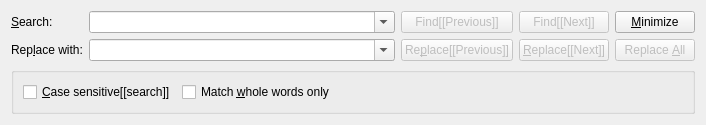
<?xml version="1.0" encoding="UTF-8"?>
<ui version="4.0">
 <class>SearchUi</class>
 <widget class="QWidget" name="SearchUi">
  <property name="geometry">
   <rect>
    <x>0</x>
    <y>0</y>
    <width>706</width>
    <height>121</height>
   </rect>
  </property>
  <property name="sizePolicy">
   <sizepolicy hsizetype="Preferred" vsizetype="Preferred">
    <horstretch>0</horstretch>
    <verstretch>0</verstretch>
   </sizepolicy>
  </property>
  <property name="windowTitle">
   <string/>
  </property>
  <property name="sizeGripEnabled" stdset="0">
   <bool>false</bool>
  </property>
  <layout class="QGridLayout" name="gridLayout_2">
   <item row="0" column="0">
    <layout class="QGridLayout" name="gridLayout">
     <item row="0" column="2">
      <widget class="QPushButton" name="findPrevPB">
       <property name="enabled">
        <bool>false</bool>
       </property>
       <property name="toolTip">
        <string>Find previous occurrence (Shift+Enter)</string>
       </property>
       <property name="text">
        <string>Find[[Previous]]</string>
       </property>
       <property name="icon">
        <iconset theme="go-previous">
         <normaloff>.</normaloff>.</iconset>
       </property>
      </widget>
     </item>
     <item row="1" column="4">
      <widget class="QPushButton" name="replaceallPB">
       <property name="enabled">
        <bool>false</bool>
       </property>
       <property name="toolTip">
        <string>Replace all occurrences</string>
       </property>
       <property name="text">
        <string>Replace &amp;All</string>
       </property>
      </widget>
     </item>
     <item row="0" column="1">
      <widget class="QComboBox" name="findCO">
       <property name="sizePolicy">
        <sizepolicy hsizetype="MinimumExpanding" vsizetype="Fixed">
         <horstretch>0</horstretch>
         <verstretch>0</verstretch>
        </sizepolicy>
       </property>
       <property name="focusPolicy">
        <enum>Qt::StrongFocus</enum>
       </property>
       <property name="editable">
        <bool>true</bool>
       </property>
       <property name="maxCount">
        <number>666</number>
       </property>
       <property name="insertPolicy">
        <enum>QComboBox::InsertAtTop</enum>
       </property>
       <property name="duplicatesEnabled">
        <bool>false</bool>
       </property>
      </widget>
     </item>
     <item row="0" column="4">
      <widget class="QPushButton" name="minimizePB">
       <property name="toolTip">
        <string>Hide replace and option widgets</string>
       </property>
       <property name="text">
        <string>&amp;Minimize</string>
       </property>
      </widget>
     </item>
     <item row="1" column="0">
      <widget class="QLabel" name="replaceLA">
       <property name="text">
        <string>Rep&amp;lace with:</string>
       </property>
       <property name="buddy">
        <cstring>replaceCO</cstring>
       </property>
      </widget>
     </item>
     <item row="0" column="0">
      <widget class="QLabel" name="findLA">
       <property name="text">
        <string>&amp;Search:</string>
       </property>
       <property name="buddy">
        <cstring>findCO</cstring>
       </property>
      </widget>
     </item>
     <item row="1" column="1">
      <widget class="QComboBox" name="replaceCO">
       <property name="sizePolicy">
        <sizepolicy hsizetype="MinimumExpanding" vsizetype="Fixed">
         <horstretch>0</horstretch>
         <verstretch>0</verstretch>
        </sizepolicy>
       </property>
       <property name="editable">
        <bool>true</bool>
       </property>
       <property name="maxCount">
        <number>666</number>
       </property>
       <property name="insertPolicy">
        <enum>QComboBox::InsertAtTop</enum>
       </property>
       <property name="duplicatesEnabled">
        <bool>false</bool>
       </property>
      </widget>
     </item>
     <item row="1" column="3">
      <widget class="QPushButton" name="replacePB">
       <property name="enabled">
        <bool>false</bool>
       </property>
       <property name="toolTip">
        <string>Replace and find next occurrence</string>
       </property>
       <property name="layoutDirection">
        <enum>Qt::RightToLeft</enum>
       </property>
       <property name="text">
        <string>&amp;Replace[[Next]]</string>
       </property>
       <property name="icon">
        <iconset theme="go-next">
         <normaloff>.</normaloff>.</iconset>
       </property>
      </widget>
     </item>
     <item row="1" column="2">
      <widget class="QPushButton" name="replacePrevPB">
       <property name="enabled">
        <bool>false</bool>
       </property>
       <property name="toolTip">
        <string>Replace and find previous occurrence</string>
       </property>
       <property name="text">
        <string>Re&amp;place[[Previous]]</string>
       </property>
       <property name="icon">
        <iconset theme="go-previous">
         <normaloff>.</normaloff>.</iconset>
       </property>
      </widget>
     </item>
     <item row="0" column="3">
      <widget class="QPushButton" name="findPB">
       <property name="enabled">
        <bool>false</bool>
       </property>
       <property name="toolTip">
        <string>Find next occurrence (Enter)</string>
       </property>
       <property name="layoutDirection">
        <enum>Qt::RightToLeft</enum>
       </property>
       <property name="text">
        <string>Find[[Next]]</string>
       </property>
       <property name="icon">
        <iconset theme="go-next">
         <normaloff>.</normaloff>.</iconset>
       </property>
       <property name="default">
        <bool>true</bool>
       </property>
      </widget>
     </item>
    </layout>
   </item>
   <item row="2" column="0">
    <spacer name="verticalSpacer">
     <property name="orientation">
      <enum>Qt::Vertical</enum>
     </property>
     <property name="sizeType">
      <enum>QSizePolicy::MinimumExpanding</enum>
     </property>
     <property name="sizeHint" stdset="0">
      <size>
       <width>89</width>
       <height>0</height>
      </size>
     </property>
    </spacer>
   </item>
   <item row="1" column="0">
    <widget class="QGroupBox" name="CBGroupBox">
     <layout class="QHBoxLayout" name="CBLayout">
      <item>
       <widget class="QCheckBox" name="caseCB">
        <property name="text">
         <string>&amp;Case sensitive[[search]]</string>
        </property>
       </widget>
      </item>
      <item>
       <widget class="QCheckBox" name="wordsCB">
        <property name="text">
         <string>Match &amp;whole words only</string>
        </property>
       </widget>
      </item>
      <item>
       <spacer name="horizontalSpacer">
        <property name="orientation">
         <enum>Qt::Horizontal</enum>
        </property>
        <property name="sizeHint" stdset="0">
         <size>
          <width>40</width>
          <height>20</height>
         </size>
        </property>
       </spacer>
      </item>
     </layout>
    </widget>
   </item>
  </layout>
 </widget>
 <includes>
  <include location="local">qt_i18n.h</include>
 </includes>
 <resources/>
 <connections/>
</ui>
